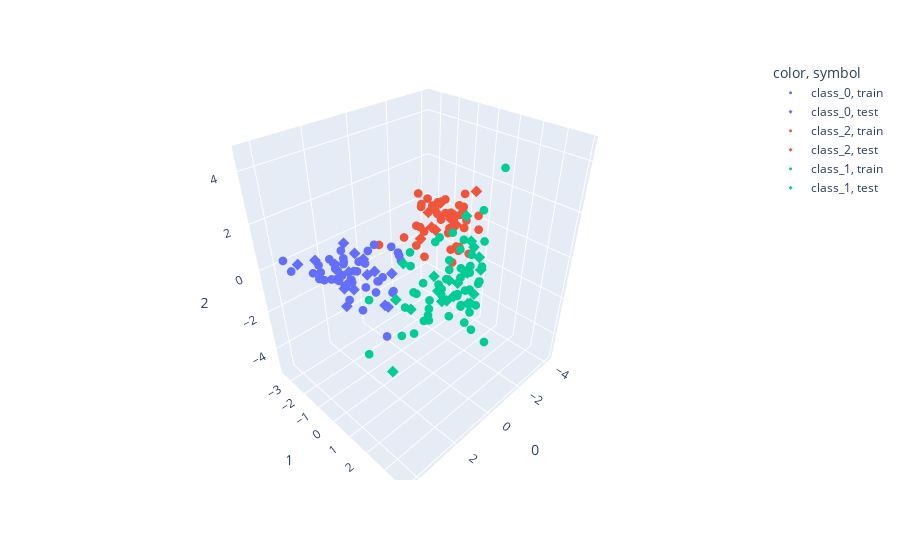

Notebook code for this chart:
### Code cell
fig = px.scatter_3d(X_pca3, 0, 1, 2, y, split)
fig.update_traces(marker=dict(size=3))
